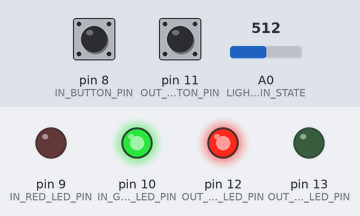
This sketch was run on a simulated Arduino Uno, built with avr-gcc and run on an emulated ATmega328P. Shown: output pins drawn as LEDs (lit = HIGH). The test bench sets the inputs (shaded band); at power-on: A0 (LIGHT_SENSOR_PIN_STATE) = 512, pin 8 (IN_BUTTON_PIN) HIGH, pin 11 (OUT_BUTTON_PIN) HIGH. What the sketch prints to the serial monitor is not drawn.

Above: at 1.2 s.
1.3 s: A0 (LIGHT_SENSOR_PIN_STATE) set to 989
2.8 s: A0 (LIGHT_SENSOR_PIN_STATE) set to 1016
At 3.7 s:
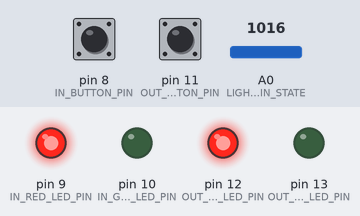
4.3 s: A0 (LIGHT_SENSOR_PIN_STATE) set to 900
At 7.0 s:
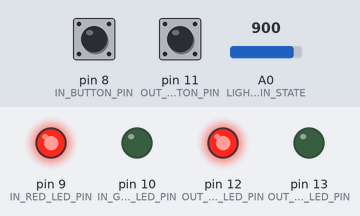
7.3 s: A0 (LIGHT_SENSOR_PIN_STATE) set to 1023
At 13.0 s:
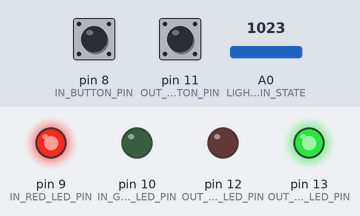
Timing chart, 0 to 13.3 s (numbered marks = the images above; inputs shaded):
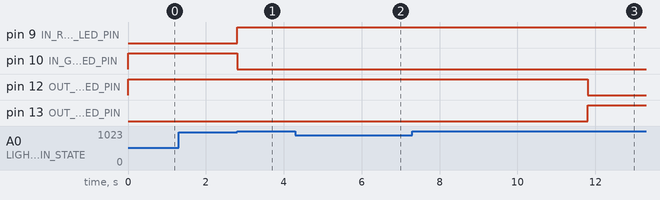

Measured:
- the behaviour switches between 999 and 1000 on A0 (LIGHT_SENSOR_PIN_STATE) (found by bisection; images 0 and 1)
- after the input at 1.3 s, every drawn part: stays the same
- after the input at 2.8 s, pin 9 (IN_RED_LED_PIN): LOW → HIGH at once; pin 10 (IN_GREEN_LED_PIN): HIGH → LOW at once
- after the input at 4.3 s, pin 12 (OUT_RED_LED_PIN): stays HIGH (without the input it goes to LOW after 1.5 s); pin 13 (OUT_GREEN_LED_PIN): stays LOW (without the input it goes to HIGH after 1.5 s)
- after the input at 7.3 s, pin 9 (IN_RED_LED_PIN): stays HIGH (without the input it goes to LOW after 1.5 s); pin 10 (IN_GREEN_LED_PIN): stays LOW (without the input it goes to HIGH after 1.5 s); pin 12 (OUT_RED_LED_PIN): HIGH → LOW after 4.5 s; pin 13 (OUT_GREEN_LED_PIN): LOW → HIGH after 4.5 s

The sketch:

ParkingTrafficLight.ino
```cpp
int IN_GREEN_LED_PIN = 10;
int IN_RED_LED_PIN = 9;
int IN_BUTTON_PIN = 8;

int OUT_GREEN_LED_PIN = 13;
int OUT_RED_LED_PIN = 12;
int OUT_BUTTON_PIN = 11;

int inButtonState = HIGH;
int outButtonState = HIGH;

int inRedLedState = LOW;
int inGreenLedState = HIGH;

int outRedLedState = HIGH;
int outGreenLedState = LOW;

int LIGHT_SENSOR_PIN_STATE = A0; // select the input pin for LDR
int sensorValue = 0; // variable to store the value coming from the sensor

int isEvning = 0;

// setup function
void setup() {
  Serial.begin(9600);
  pinMode(IN_RED_LED_PIN,OUTPUT);
  pinMode(IN_GREEN_LED_PIN,OUTPUT);
  pinMode(OUT_RED_LED_PIN,OUTPUT);
  pinMode(OUT_GREEN_LED_PIN,OUTPUT);
  pinMode(IN_BUTTON_PIN,INPUT_PULLUP);
  pinMode(OUT_BUTTON_PIN,INPUT_PULLUP);

  digitalWrite(OUT_GREEN_LED_PIN, outGreenLedState);
  digitalWrite(OUT_RED_LED_PIN, outRedLedState);
  digitalWrite(IN_GREEN_LED_PIN, inGreenLedState);
  digitalWrite(IN_RED_LED_PIN, inRedLedState);
  sensorValue = analogRead(LIGHT_SENSOR_PIN_STATE); // read the value from the sensor
  isEvning = (sensorValue / 1000);
}

// loop function
void loop() {
  inButtonState = digitalRead(IN_BUTTON_PIN);
  //Serial.println(inButtonState);
  outButtonState = digitalRead(OUT_BUTTON_PIN);
  //Serial.println(outButtonState);

  sensorValue = analogRead(LIGHT_SENSOR_PIN_STATE); // read the value from the sensor
  //Serial.println(sensorValue); //prints the values coming from the sensor on the screen

  Serial.println(inButtonState == LOW && isEvning);

  // sensorValue between 900-1100 so divied by 1000 return 0 or 1, evning = 1
  if(isEvning != sensorValue / 1000){
    isEvning = sensorValue / 1000;
    systemChangeDirection();
  }

  if(inButtonState == LOW && isEvning){
    onInClicked();
  }

  if(outButtonState == LOW && !isEvning){
    onOutClicked();
  }
}

// The function change the system direction from it to out or out to in with same change routine
void systemChangeDirection(){
  if(inGreenLedState == HIGH){
    writeToInState(LOW,HIGH);
    delay(3000);
    writeToOutState(HIGH,LOW);
  }
  else {
    writeToOutState(LOW,HIGH);
    delay(3000);
    writeToInState(HIGH,LOW);
  }
}

// The function called when out clicked button cliked and change to in direction with same change routine
void onOutClicked(){
   writeToInState(LOW, HIGH);
   delay(3000);
   writeToOutState(HIGH, LOW);
   delay(5000);
   writeToOutState(LOW, HIGH);
   delay(3000);
   writeToInState(HIGH, LOW);
}

// The function called when in clicked button cliked and change to out direction with same change routine
void onInClicked(){
   writeToOutState(LOW, HIGH);
   delay(3000);
   writeToInState(HIGH, LOW);
   delay(5000);
   writeToInState(LOW, HIGH);
   delay(3000);
   writeToOutState(HIGH, LOW);
}

// The function write to green and red leds the states
void writeToOutState(int greenState,int redState){
  outGreenLedState = greenState;
  outRedLedState = redState;
  writeToLeds();
}

// The function write red and green state to in led state
void writeToInState(int greenState,int redState){
  inGreenLedState = greenState;
  inRedLedState = redState;
  writeToLeds();
}

// The function write to 2 in green, red leds and 2 out green, red leds the states

void writeToLeds(){
  digitalWrite(IN_GREEN_LED_PIN, inGreenLedState);
  digitalWrite(IN_RED_LED_PIN, inRedLedState);
  digitalWrite(OUT_GREEN_LED_PIN, outGreenLedState);
  digitalWrite(OUT_RED_LED_PIN, outRedLedState);
}
```
